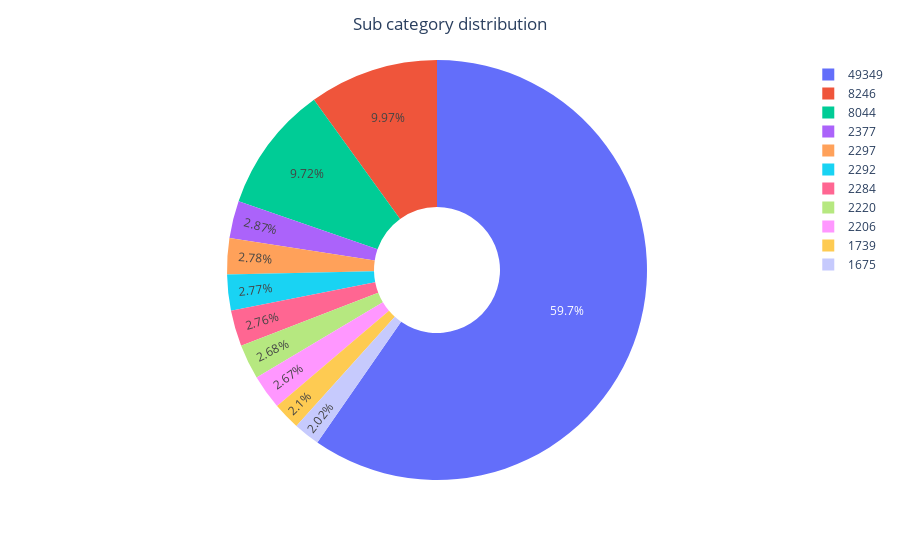

The code cell stored with this chart in its notebook:
### Code cell
# Übersicht über die Sub-Kategorien
subCat_values = data_categories.groupby('sub_category')['product_id'].nunique().sort_values(ascending=False)
subCat_names = subCat_values.index

print('Number of sub-categories: ', len(subCat_names))

other_value = subCat_values[10:].sum()
subCat_names_with_other = np.append(subCat_names[:10], 'Other')
subCat_names_with_other  = np.append(subCat_values[:10], other_value)

fig = px.pie(names=subCat_names_with_other , values=subCat_names_with_other , hole=0.3)
fig.update_layout({"title":{"text":"Sub category distribution", "x":0.50}})
fig.show()

### Figure 1 — Plotly figure (JSON) as saved in the notebook; plotly's stock layout.template omitted (floating-point values rounded to 4 significant figures)
{"data": [{"domain": {"x": [0, 1], "y": [0, 1]}, "hole": 0.3, "hovertemplate": "label=%{label}<br>value=%{value}<extra></extra>", "labels": [8246, 8044, 2377, 2297, 2292, 2284, 2220, 2206, 1739, 1675, 49349], "legendgroup": "", "name": "", "showlegend": true, "type": "pie", "values": [8246, 8044, 2377, 2297, 2292, 2284, 2220, 2206, 1739, 1675, 49349]}], "layout": {"legend": {"tracegroupgap": 0}, "margin": {"t": 60}, "title": {"text": "Sub category distribution", "x": 0.5}}}
